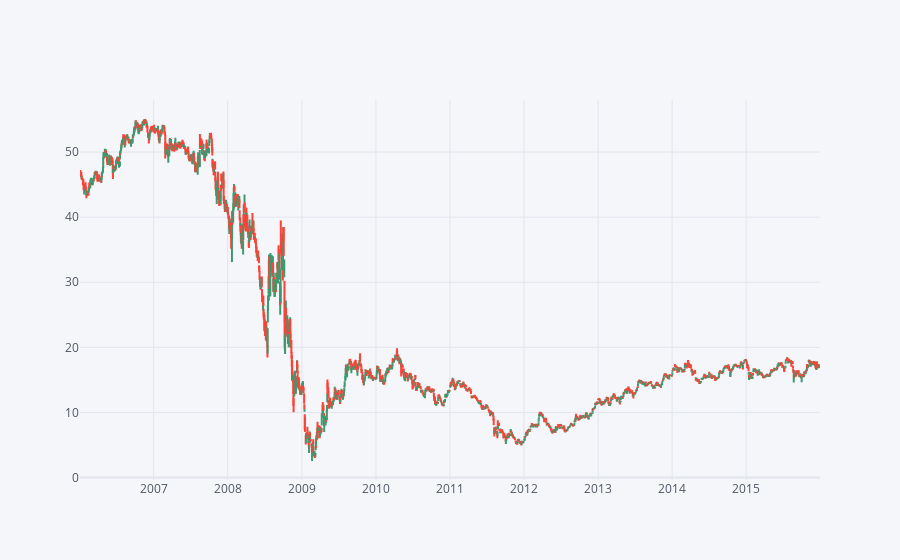

The cell this chart's notebook holds for it:
### Code cell
ohlc.iplot(kind='ohlc')

### Figure 1 — Plotly figure (JSON) as saved in the notebook; plotly's stock layout.template omitted (floating-point values rounded to 4 significant figures; data arrays with more than 128 entries replaced by an {"elided": "..."} marker saying what was removed)
{"data": [{"close": {"elided": "2517 float values"}, "high": {"elided": "2517 float values"}, "low": {"elided": "2517 float values"}, "open": {"elided": "2517 float values"}, "showlegend": false, "type": "ohlc", "x": {"elided": "2517 str values"}, "yaxis": "y2"}], "layout": {"legend": {"bgcolor": "#F5F6F9", "font": {"color": "#4D5663"}}, "paper_bgcolor": "#F5F6F9", "plot_bgcolor": "#F5F6F9", "title": {"font": {"color": "#4D5663"}}, "xaxis": {"gridcolor": "#E1E5ED", "rangeslider": {"visible": false}, "showgrid": true, "tickfont": {"color": "#4D5663"}, "title": {"font": {"color": "#4D5663"}, "text": ""}, "zerolinecolor": "#E1E5ED"}, "yaxis": {"gridcolor": "#E1E5ED", "showgrid": true, "showticklabels": false, "tickfont": {"color": "#4D5663"}, "title": {"font": {"color": "#4D5663"}, "text": ""}, "zerolinecolor": "#E1E5ED"}, "yaxis2": {"gridcolor": "#E1E5ED", "showgrid": true, "tickfont": {"color": "#4D5663"}, "title": {"font": {"color": "#4D5663"}, "text": ""}, "zerolinecolor": "#E1E5ED"}}}
